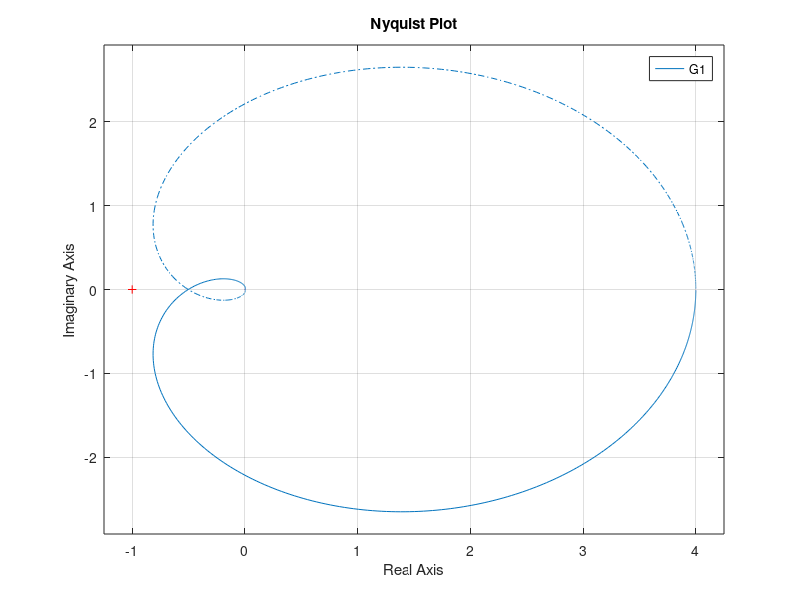
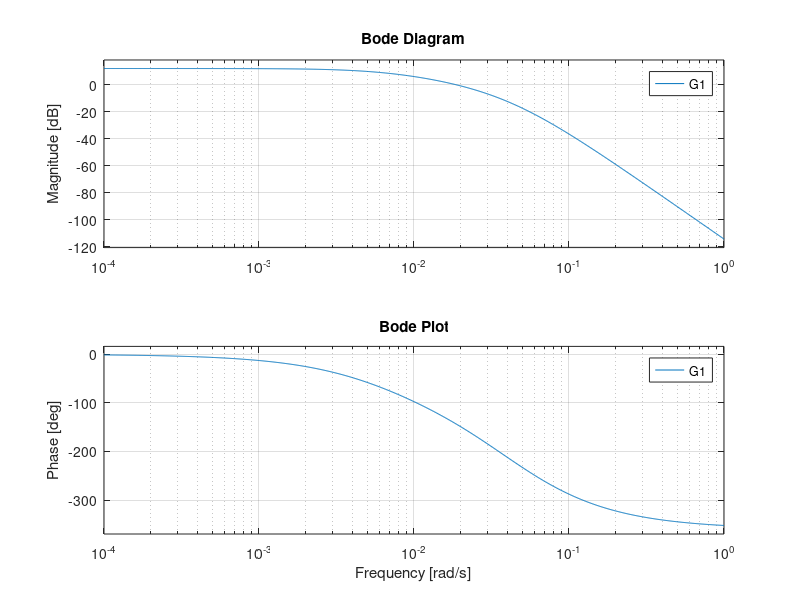

Recreate these plots in MATLAB, in order.
clc; clear all; close all;

k1=8;
k2=0.5;
T1=20; 
T2=25; 
c0=4200; 
c1=180; 

% Tf
num1=k1*k2; 
denl=conv([T1 1], [T2 1]); 
den1=conv(denl, [c0 c1 1]);
G1=tf(num1,den1); 

% Nyquist Plot
figure; 
nyquist (G1); 
title('Nyquist Plot');

% Bode Plot
figure; 
bode (G1); 
grid on; 
title('Bode Plot'); 
